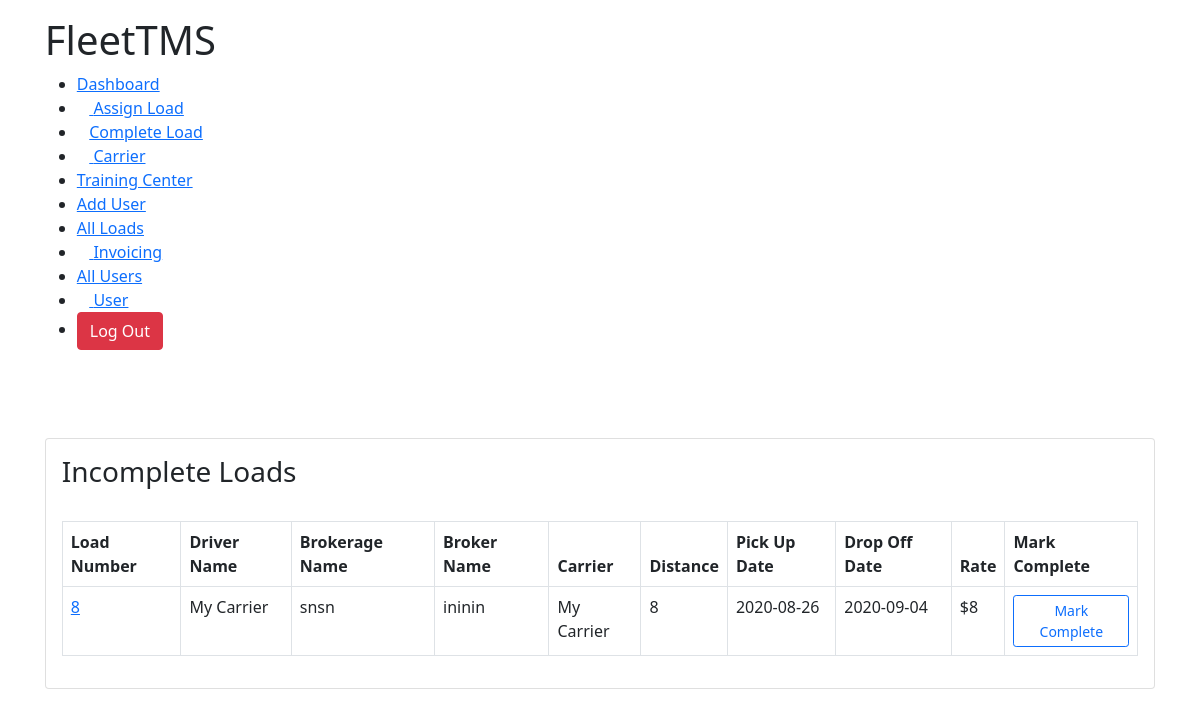
The page /complete_load (signed in) on the database as committed earlier.
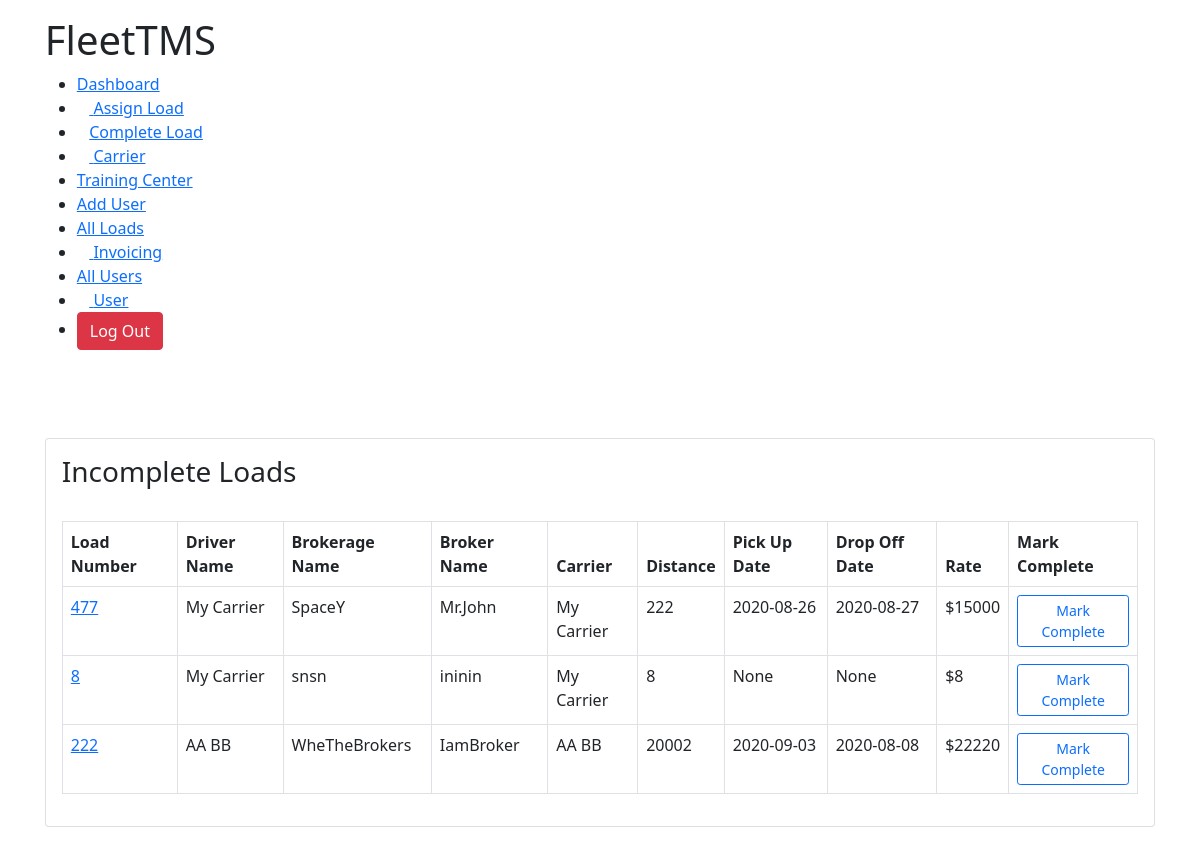
The same page on the database as committed later.
### TMSTruck/models.py (models this page shows, shortened)
class AssignLoad(models.Model):
	user 					= models.ForeignKey(Account,on_delete=models.CASCADE,null=True,blank=True)
	brokerage_name 			= models.CharField(max_length=300, null=True)
	broker_name 			= models.CharField(max_length=300, null=True)
	assignToCarrier			= models.ForeignKey(Carrier,blank=True, on_delete=models.CASCADE, null=True)
	broker_address 			= models.CharField(max_length=300, null=True)
	pickupAddress 			= models.CharField(max_length=300, null=True)
	distance 				= models.IntegerField(null=True)
	weight 					= models.IntegerField(null=True)
	rate 					= models.IntegerField(null=True)
	stops 					= models.IntegerField(null=True)
	assigned_date			= models.DateTimeField(blank=True,auto_now_add=True, null=True)
	pickupDate				= models.CharField(max_length=3000,null=True, blank=True)
	is_active 				= models.BooleanField(default=True,null=True)
	is_paid 				= models.BooleanField(default=False,null=True)
	broker_phone			= models.IntegerField(null=True)
	broker_email			= models.EmailField(max_length=100,null=True)
	load_number				= models.IntegerField(null=True)
	dropOffDate				= models.CharField(max_length=3000,null=True,blank=True)
	dropOffAddress			= models.CharField(max_length=10000,null=True)
	first_available_pickup	= models.CharField(max_length=3000,null=True,blank=True)
	rate_confirmation		= models.FileField(blank=True,upload_to=rate_confirmation_path)
	bill_of_landing			= models.FileField(blank=True,upload_to=bill_path)
	special_comments 		= models.TextField(null=True,max_length=10000)
	final_address			= models.CharField(null=True,max_length=100, blank=True)
	is_awaiting				= models.BooleanField(null=True,default=True,blank=True)
	is_awb					= models.BooleanField(null=True,default=True,blank=True)
	is_sign					= models.BooleanField(null=True,default=False)

class Carrier(models.Model):
	user					= models.ForeignKey(Account,on_delete=models.CASCADE,null=True,blank=True)
	firstName 				= models.CharField(max_length=100,null=True)
	lastName				= models.CharField(max_length=100,null=True)
	company 				= models.CharField(max_length=100,null=True)
	email					= models.EmailField(max_length=100,null=True)
	phone					= models.IntegerField(null=True)
	mc_number 				= models.IntegerField(null=True)
	dot_number				= models.IntegerField(null=True)
	factoring_phone			= models.IntegerField(null=True)
	willing_states			= models.TextField(max_length=1000,null=True)
	carrier_status			= models.CharField(max_length=100,null=True)
	factoring_company		= models.CharField(max_length=100,null=True)
	mc_upload		 		= models.FileField(upload_to=carrierMcFiles,null=True)
	w9_upload 				= models.FileField(upload_to=carrierMcFiles,null=True)
	insurance				= models.FileField(upload_to=carrierMcFiles,null=True)
	costPerMile				= models.IntegerField(null=True)
	def __str__(self):
		return '{} {}'.format(self.firstName,self.lastName)

### TMSTruck/decorators.py (the view)
        def wrapper(request, *args, **kwargs):
            group = None
            if request.user.groups.exists():
                group = request.user.groups.all()[0].name
            if group in allowed_roles:
                return view_func(request, *args, **kwargs)
            elif group == 'Trainee':
                return redirect("user")
            else:
                return HttpResponse("You are not authorized to visit this page. ")

### TMSTruck/views.py (called while the page is built)
@login_required(login_url="login")
@customRoles(allowed_roles=['Admin','Accounting','Hiring Manager', 'Logistics Manager'])
def complete_load(request):
	incomplete_loads = AssignLoad.objects.filter(is_active=True,is_awb=False,is_awaiting=False)
	group = request.user.groups.all()[0].name
	template = 'TMSTruck/load_info/complete.html'
	context = {
		'incomplete_loads':incomplete_loads,
		'group':group
	}
	return render(request,template,context)

### TMSTruck/templates/TMSTruck/load_info/complete.html (shortened to what this page needs)
{% extends 'TMSTruck/base.html' %}
{% load static %}
{% block content %}
<!DOCTYPE html>
<html lang="en">
<head>
    <link rel="stylesheet" href="{% static 'css/dashboard.css' %}">
</head>
<body>
    <div class="main-body">
        {% if group == 'Accounting' %}
        {% include 'TMSTruck/navbars/accounting_navbar.html' %}
        {% elif group == 'Admin' %}
        {% include 'TMSTruck/navbars/admin_navbar.html' %}
        {% elif group == 'Hiring Manager' %}
        {% include 'TMSTruck/navbars/hiring_manager_navbar.html' %}
        {% elif group == 'Logistics Manager' %}
        {% include 'TMSTruck/navbars/logistics_manager.html' %}
        {% endif %}<br><br>
        <div class="row">
            <div class="col-md-12">
                <div class="card">
                    <div class="card-body">
                        <h3 class="card-title" style="font-weight: 400;">Incomplete Loads</h3>
                        <br>
                        <table class="table table-bordered">
                            <thead>
                                <tr>
                                    <th scope="col">Load Number</th>
                                    <th scope="col">Driver Name</th>
                                    <th scope="col">Brokerage Name</th>
                                    <th scope="col">Broker Name</th>
                                    <th scope="col">Carrier</th>
                                    <th scope="col">Distance</th>
                                    <th scope="col">Pick Up Date</th>
                                    <th scope="col">Drop Off Date</th>
                                    <th scope="col">Rate</th>
                                    <th scope="col">Mark Complete</th>
                                </tr>
                            </thead>
                            <tbody>
                                {% for loads in incomplete_loads %}
                                <tr>
                                    <td><a href="{% url 'load_detail' loads.id %}">{{loads.load_number}}</a></td>
                                    <td>{{loads.assignToCarrier}}</td>
                                    <td>{{loads.brokerage_name}}</td>
                                    <td>{{loads.broker_name}}</td>
                                    <td>{{loads.assignToCarrier}}</td>
                                    <td>{{loads.distance}}</td>
                                    <td>{{loads.pickupDate}}</td>
                                    <td>{{loads.dropOffDate}}</td>
                                    <td>${{loads.rate}}</td>
                                    <td><a href="{% url 'mark_completed' loads.id %}"><button class="btn btn-outline-primary btn-sm">Mark Complete</button></a></td>
                                </tr>
                                {% endfor %}
                            </tbody>
                        </table>
                    </div>
                </div>
            </div>
        </div>
    </div>
</body>
</html>
{% endblock %}

Rows that differ between the two databases and show on the page:
now on this page (row edited): AssignLoad: load_number "477", assignToCarrier "My Carrier", brokerage_name "SpaceY", broker_name "Mr.John", distance "222", pickupDate "2020-08-26", dropOffDate "2020-08-27", rate "15000"
changed AssignLoad "snsn": pickupDate "2020-08-26" → "None"; dropOffDate "2020-09-04" → "None"
now on this page (row edited): AssignLoad: load_number "222", assignToCarrier "AA BB", brokerage_name "WheTheBrokers", broker_name "IamBroker", distance "20002", pickupDate "2020-09-03", dropOffDate "2020-08-08", rate "22220"
